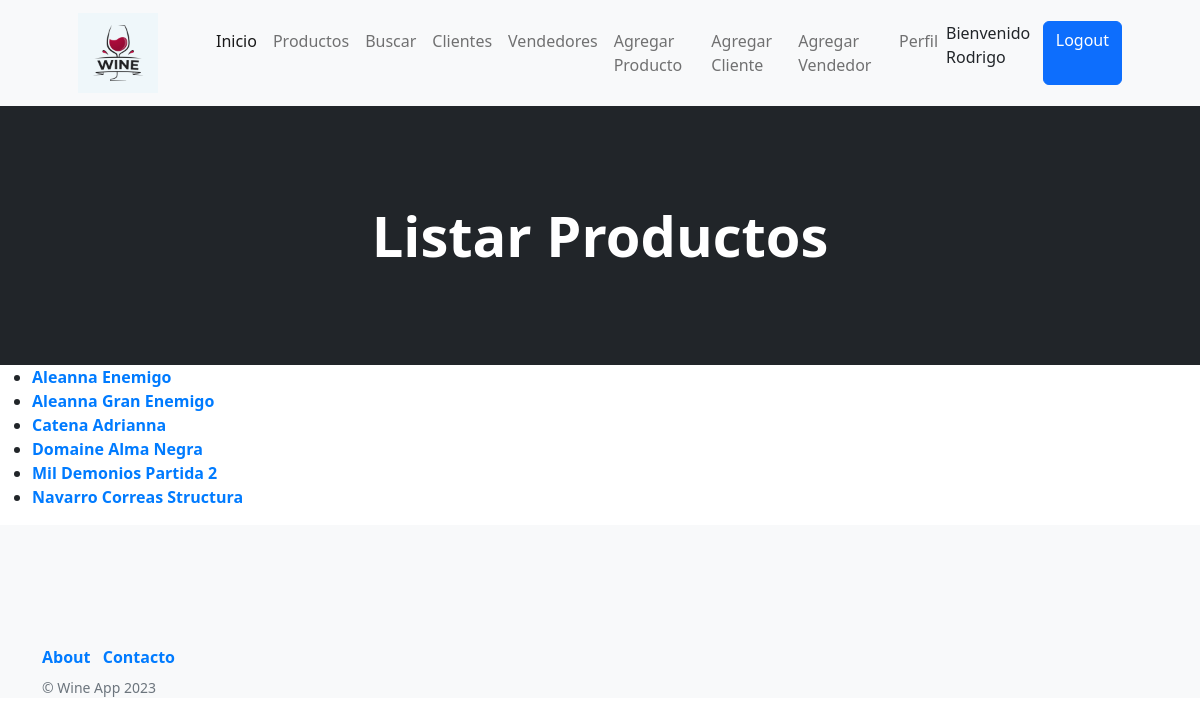
Screenshot of /wine_app/listar_productos (signed in) with the database file from the repository.
### wine_app/models.py (models this page shows, shortened)
class Productos(models.Model):
    bodega = models.CharField(max_length=40)
    etiqueta = models.CharField(max_length=40)
    precio = models.IntegerField()
    detalle = models.TextField()
    imagen = models.ImageField(upload_to='avatares')
    class Meta():
        verbose_name = 'Producto'
        verbose_name_plural = 'Productos'
        ordering = ('bodega',)
        unique_together = ('bodega', 'etiqueta')

### wine_app/views.py (the view)
# urls.py: path('listar_productos', listar_productos, name='listar_productos'),
def listar_productos(req):
    lista = Productos.objects.all()
    return render(req, "listar_productos.html", {"listar_productos": lista})

### wine_app/templates/listar_productos.html (shortened to what this page needs)
{% extends 'padre.html' %}
{% block cambioCenter %}
<header class="bg-dark py-5">
    <div class="container px-4 px-lg-5 my-5">
        <div class="text-center text-white">
            <h1 class="display-4 fw-bolder">Listar Productos</h1>
        </div>
    </div>
</header>
{% endblock cambioCenter %}
{% block contenidoQueCambia %}
<body>
    <ul>
        {% for producto in listar_productos %}
            <li>
                <a href="{% url 'detalles_producto' producto.id %}">
                    {{ producto.bodega }} {{ producto.etiqueta }}
                </a>
            </li>
        {% endfor %}
    </ul>
</body>
{% endblock contenidoQueCambia %}

### wine_app/templates/navbar.html (shortened to what this page needs)
<nav class="navbar navbar-expand-lg navbar-light bg-light">
    <div class="container px-4 px-lg-5">
        <a class="navbar-brand" href="/wine_app/inicio">
            <img src="/static/images/logo.png" alt="Logo WineApp" style="width: 80px; height: 80px; margin-right: 10px;">
          </a>
        <div class="collapse navbar-collapse" id="navbarSupportedContent">
            <ul class="navbar-nav me-auto mb-2 mb-lg-0 ms-lg-4">
                <li class="nav-item"><a class="nav-link active" aria-current="page" href="/wine_app/inicio">Inicio</a></li>
                <li class="nav-item"><a class="nav-link" href="{% url 'listar_productos' %}">Productos</a></li>
                <li class="nav-item"><a class="nav-link" href="{% url 'busquedaProducto' %}">Buscar</a></li>
                <li class="nav-item"><a class="nav-link" href="{% url 'listar_clientes' %}">Clientes</a></li>
                <li class="nav-item"><a class="nav-link" href="{% url 'listar_vendedores' %}">Vendedores</a></li>
                <li class="nav-item"><a class="nav-link" href="{% url 'agregar_producto' %}">   Agregar Producto</a></li>
                <li class="nav-item"><a class="nav-link" href="{% url 'agregar_cliente' %}">Agregar Cliente</a></li>
                <li class="nav-item"><a class="nav-link" href="{% url 'agregar_vendedor' %}">Agregar Vendedor</a></li>
                  <li class="nav-item"><a class="nav-link" href="{% url 'EditarPerfil' %}"> Perfil </a></li>
                {% if user.is_authenticated %}
                    <p>Bienvenido {{user.username}} </p>
                    <a class="btn btn-primary" href="{% url 'Logout' %}">Logout</a>
                {% else %}
                    <a class="btn btn-primary" href="{% url 'Login' %}">Login</a>
                    <a class="btn btn-primary" href="{% url 'Registrar' %}">Registrar</a>
                {% endif %}
                    </ul>
        </div>
    </div>
</nav>

### wine_app/templates/padre.html (style rules this page uses)
a { text-decoration: none; color: #007BFF; font-weight: bold; transition: color 0.5s; }

### rows the page displays
Productos: bodega "Aleanna", etiqueta "Enemigo"
Productos: bodega "Aleanna", etiqueta "Gran Enemigo"
Productos: bodega "Catena", etiqueta "Adrianna"
Productos: bodega "Domaine", etiqueta "Alma Negra"
Productos: bodega "Mil Demonios", etiqueta "Partida 2"
Productos: bodega "Navarro Correas", etiqueta "Structura"

### other values shown
{{ user.username }} "Rodrigo"
